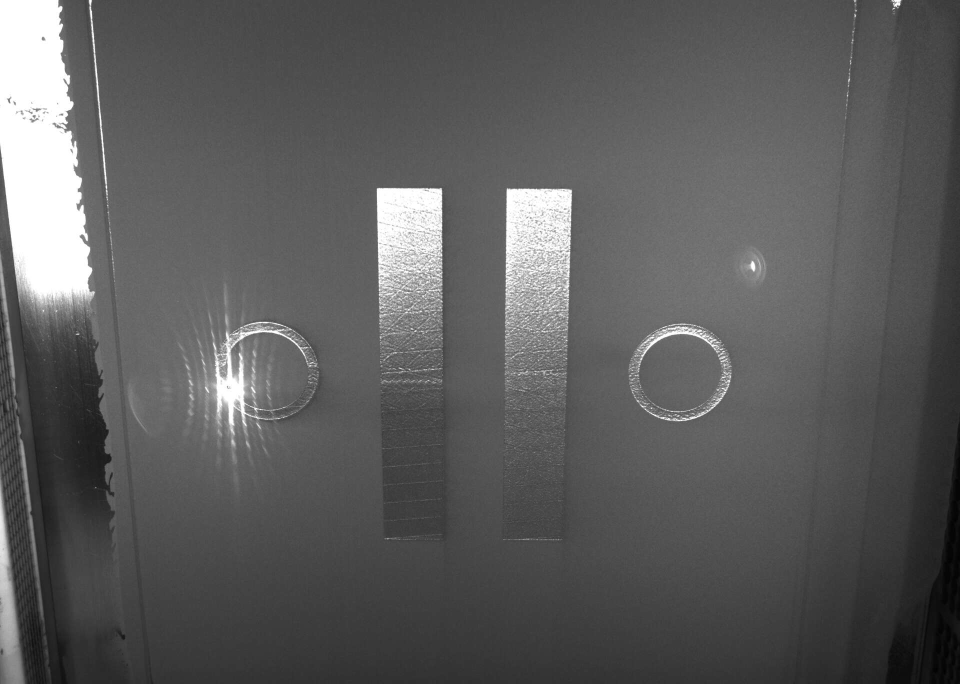
#> input picture 5.15/1-1647/images/1000_1.jpeg, 1920 x 1368 px (shown at 1/2 size); its folder holds only this picture in this run
$ python scan.py
#> lines starting #> are read from the running program, lines starting #| are printed output that depends on the picture; after the words box and inside, x2 and y2 are one past the last pixel; in counts of white or black regions, pixels touching at a corner belong together
import numpy as np
import cv2
import os
import matplotlib.pyplot as plt


def cv_show(img):
    cv2.namedWindow('test', 0)
    # cv2.resizeWindow('test', 1000, 500)
    cv2.imshow('test', img)
    cv2.waitKey(0)
    cv2.destroyAllWindows()

def gray_img(image):
    gray = cv2.cvtColor(image, cv2.COLOR_BGR2GRAY)
    return gray

# 获取文件列表,滤除铺粉图像
def get_file_path(root_path):
#> called with root_path = './5.15/1-1647/images'
    filenames = os.listdir(root_path)
    for i in filenames:
        if '_0' in i:
            filenames.remove(i)

    return filenames

def callback():
    pass
    # 滑动块创建
def trackbar(img):


    cv2.namedWindow('image')

    cv2.createTrackbar('C', 'image', 1, 15, callback)

    while(True):
        c = cv2.getTrackbarPos('C', 'image')

        thresh = cv2.adaptiveThreshold(img, 255, cv2.ADAPTIVE_THRESH_MEAN_C, cv2.THRESH_BINARY_INV, 7, c)
        kernel = cv2.getStructuringElement(cv2.MORPH_RECT, (3, 3))
        closed = cv2.morphologyEx(thresh, cv2.MORPH_CLOSE, kernel, iterations=3)
        cv2.imshow('image', closed)
        cv2.waitKey(0)
        cv2.destroyAllWindows()

# 图片读取
root_path = r'./5.15/1-1647/images'
filelist = get_file_path(root_path)
# print(filelist)


for img in filelist:
    image = cv2.imread(os.path.join('./5.15/1-1647/images/', img))
#> image is the input picture: shape (1368, 1920, 3); min 0, max 255, mean 92.1
    cropped = image[350:1100, 700:1200]
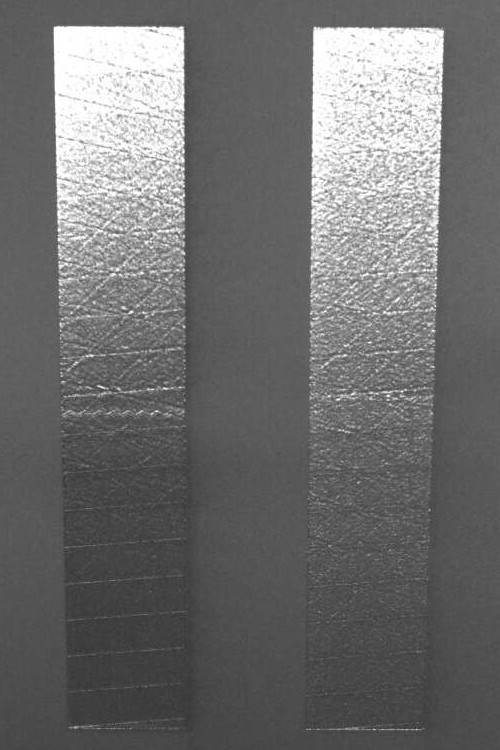
#> cropped: shape (750, 500, 3); min 42, max 255, mean 111.4
    gray = cv2.cvtColor(cropped, cv2.COLOR_BGR2GRAY)
    # [19 lines of commented-out code are left out]
    trackbar(gray)
#> in trackbar, `thresh = cv2.adaptiveThreshold(img, 255, cv2.ADAPTIVE_THRESH_MEAN_C, c..`:
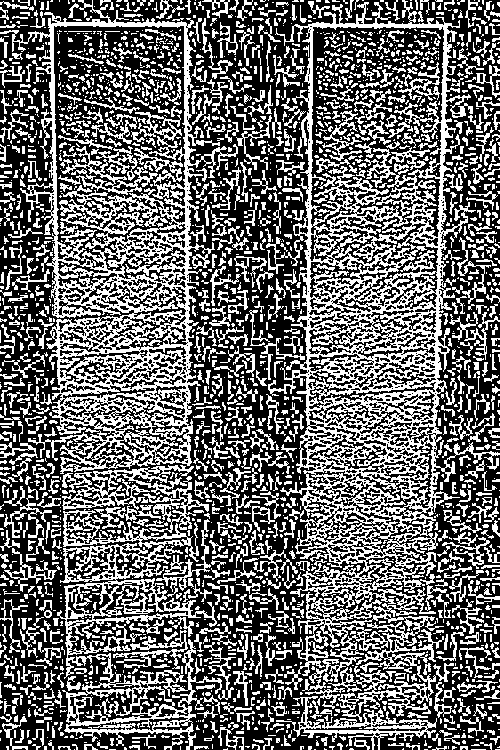
#> thresh: shape (750, 500); 40.6% white in thin lines or dots
#> in trackbar, `closed = cv2.morphologyEx(thresh, cv2.MORPH_CLOSE, kernel, iterations=3)`:
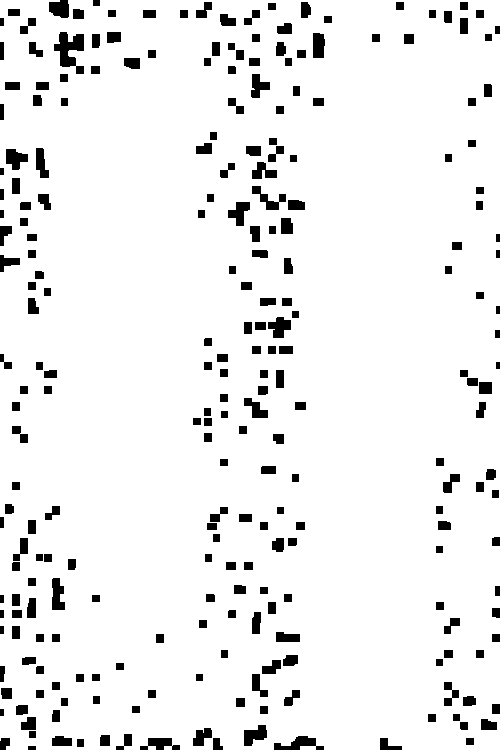
#> closed: shape (750, 500); 93.2% white; 254 black regions, largest, box (x1, y1, x2, y2) and area: (54, 32, 84, 74) 682, (274, 736, 324, 750) 364, (268, 317, 291, 338) 318
    pass

# [19 lines of commented-out code are left out]
v1 = cv2.Canny(thresh1, 100, 255)

# 边缘检测
contours, hierarchy = cv2.findContours(v1.copy(), cv2.RETR_EXTERNAL, cv2.CHAIN_APPROX_NONE)

draw_contours = cv2.drawContours(cropped.copy(), contours, -1, (0, 0,255), 1)
# contour_thresh_copy = v1.copy()


# 结果显示
res = np.hstack((cropped, draw_contours ))
cv_show(res)

# if __name__ == '__main__':

# plt.hist(gaussian.ravel(), 256) # 一维化图像， 256=bins，间隔数量
# plt.show()
